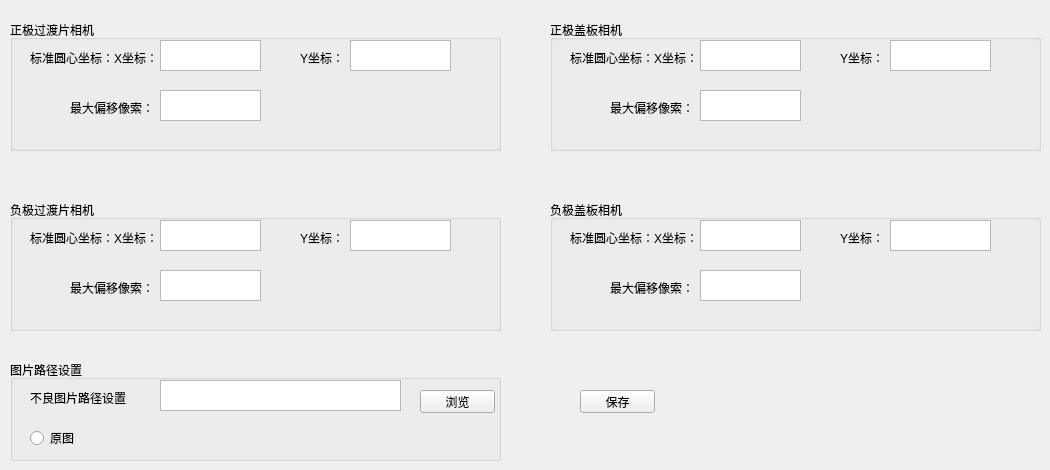
    <widget class="QWidget" name="tVisonPara">
     <attribute name="title">
      <string>检测设定</string>
     </attribute>
     <widget class="QGroupBox" name="groupBox_3">
      <property name="geometry">
       <rect>
        <x>10</x>
        <y>20</y>
        <width>491</width>
        <height>131</height>
       </rect>
      </property>
      <property name="title">
       <string>正极过渡片相机</string>
      </property>
      <widget class="QLabel" name="label_4">
       <property name="geometry">
        <rect>
         <x>20</x>
         <y>30</y>
         <width>131</width>
         <height>16</height>
        </rect>
       </property>
       <property name="text">
        <string>标准圆心坐标：X坐标：</string>
       </property>
      </widget>
      <widget class="QTextEdit" name="tPsheetStandX">
       <property name="geometry">
        <rect>
         <x>150</x>
         <y>20</y>
         <width>101</width>
         <height>31</height>
        </rect>
       </property>
      </widget>
      <widget class="QLabel" name="label_5">
       <property name="geometry">
        <rect>
         <x>290</x>
         <y>30</y>
         <width>51</width>
         <height>16</height>
        </rect>
       </property>
       <property name="text">
        <string>Y坐标：</string>
       </property>
      </widget>
      <widget class="QTextEdit" name="tPsheetStandY">
       <property name="geometry">
        <rect>
         <x>340</x>
         <y>20</y>
         <width>101</width>
         <height>31</height>
        </rect>
       </property>
      </widget>
      <widget class="QLabel" name="label_6">
       <property name="geometry">
        <rect>
         <x>60</x>
         <y>80</y>
         <width>91</width>
         <height>16</height>
        </rect>
       </property>
       <property name="text">
        <string>最大偏移像索：</string>
       </property>
      </widget>
      <widget class="QTextEdit" name="tPsheetBadValue">
       <property name="geometry">
        <rect>
         <x>150</x>
         <y>70</y>
         <width>101</width>
         <height>31</height>
        </rect>
       </property>
      </widget>
     </widget>
     <widget class="QGroupBox" name="groupBox_4">
      <property name="geometry">
       <rect>
        <x>550</x>
        <y>20</y>
        <width>491</width>
        <height>131</height>
       </rect>
      </property>
      <property name="title">
       <string>正极盖板相机</string>
      </property>
      <widget class="QLabel" name="label_13">
       <property name="geometry">
        <rect>
         <x>20</x>
         <y>30</y>
         <width>131</width>
         <height>16</height>
        </rect>
       </property>
       <property name="text">
        <string>标准圆心坐标：X坐标：</string>
       </property>
      </widget>
      <widget class="QTextEdit" name="tPplateStandX">
       <property name="geometry">
        <rect>
         <x>150</x>
         <y>20</y>
         <width>101</width>
         <height>31</height>
        </rect>
       </property>
      </widget>
      <widget class="QLabel" name="label_14">
       <property name="geometry">
        <rect>
         <x>290</x>
         <y>30</y>
         <width>51</width>
         <height>16</height>
        </rect>
       </property>
       <property name="text">
        <string>Y坐标：</string>
       </property>
      </widget>
      <widget class="QTextEdit" name="tPplateStandY">
       <property name="geometry">
        <rect>
         <x>340</x>
         <y>20</y>
         <width>101</width>
         <height>31</height>
        </rect>
       </property>
      </widget>
      <widget class="QLabel" name="label_15">
       <property name="geometry">
        <rect>
         <x>60</x>
         <y>80</y>
         <width>91</width>
         <height>16</height>
        </rect>
       </property>
       <property name="text">
        <string>最大偏移像索：</string>
       </property>
      </widget>
      <widget class="QTextEdit" name="tPplateBadValue">
       <property name="geometry">
        <rect>
         <x>150</x>
         <y>70</y>
         <width>101</width>
         <height>31</height>
        </rect>
       </property>
      </widget>
     </widget>
     <widget class="QGroupBox" name="groupBox_5">
      <property name="geometry">
       <rect>
        <x>10</x>
        <y>200</y>
        <width>491</width>
        <height>131</height>
       </rect>
      </property>
      <property name="title">
       <string>负极过渡片相机</string>
      </property>
      <widget class="QLabel" name="label_16">
       <property name="geometry">
        <rect>
         <x>20</x>
         <y>30</y>
         <width>131</width>
         <height>16</height>
        </rect>
       </property>
       <property name="text">
        <string>标准圆心坐标：X坐标：</string>
       </property>
      </widget>
      <widget class="QTextEdit" name="tNsheetStandX">
       <property name="geometry">
        <rect>
         <x>150</x>
         <y>20</y>
         <width>101</width>
         <height>31</height>
        </rect>
       </property>
      </widget>
      <widget class="QLabel" name="label_17">
       <property name="geometry">
        <rect>
         <x>290</x>
         <y>30</y>
         <width>51</width>
         <height>16</height>
        </rect>
       </property>
       <property name="text">
        <string>Y坐标：</string>
       </property>
      </widget>
      <widget class="QTextEdit" name="tNsheetStandY">
       <property name="geometry">
        <rect>
         <x>340</x>
         <y>20</y>
         <width>101</width>
         <height>31</height>
        </rect>
       </property>
      </widget>
      <widget class="QLabel" name="label_18">
       <property name="geometry">
        <rect>
         <x>60</x>
         <y>80</y>
         <width>91</width>
         <height>16</height>
        </rect>
       </property>
       <property name="text">
        <string>最大偏移像索：</string>
       </property>
      </widget>
      <widget class="QTextEdit" name="tNsheetBadValue">
       <property name="geometry">
        <rect>
         <x>150</x>
         <y>70</y>
         <width>101</width>
         <height>31</height>
        </rect>
       </property>
      </widget>
     </widget>
     <widget class="QGroupBox" name="groupBox_6">
      <property name="geometry">
       <rect>
        <x>550</x>
        <y>200</y>
        <width>491</width>
        <height>131</height>
       </rect>
      </property>
      <property name="title">
       <string>负极盖板相机</string>
      </property>
      <widget class="QLabel" name="label_37">
       <property name="geometry">
        <rect>
         <x>20</x>
         <y>30</y>
         <width>131</width>
         <height>16</height>
        </rect>
       </property>
       <property name="text">
        <string>标准圆心坐标：X坐标：</string>
       </property>
      </widget>
      <widget class="QTextEdit" name="tNplateStandX">
       <property name="geometry">
        <rect>
         <x>150</x>
         <y>20</y>
         <width>101</width>
         <height>31</height>
        </rect>
       </property>
      </widget>
      <widget class="QLabel" name="label_38">
       <property name="geometry">
        <rect>
         <x>290</x>
         <y>30</y>
         <width>51</width>
         <height>16</height>
        </rect>
       </property>
       <property name="text">
        <string>Y坐标：</string>
       </property>
      </widget>
      <widget class="QTextEdit" name="tNplateStandY">
       <property name="geometry">
        <rect>
         <x>340</x>
         <y>20</y>
         <width>101</width>
         <height>31</height>
        </rect>
       </property>
      </widget>
      <widget class="QLabel" name="label_39">
       <property name="geometry">
        <rect>
         <x>60</x>
         <y>80</y>
         <width>91</width>
         <height>16</height>
        </rect>
       </property>
       <property name="text">
        <string>最大偏移像索：</string>
       </property>
      </widget>
      <widget class="QTextEdit" name="tNplateBadValue">
       <property name="geometry">
        <rect>
         <x>150</x>
         <y>70</y>
         <width>101</width>
         <height>31</height>
        </rect>
       </property>
      </widget>
     </widget>
     <widget class="QGroupBox" name="groupBox_7">
      <property name="geometry">
       <rect>
        <x>10</x>
        <y>360</y>
        <width>491</width>
        <height>101</height>
       </rect>
      </property>
      <property name="title">
       <string>图片路径设置</string>
      </property>
      <widget class="QLabel" name="label_40">
       <property name="geometry">
        <rect>
         <x>20</x>
         <y>30</y>
         <width>131</width>
         <height>16</height>
        </rect>
       </property>
       <property name="text">
        <string>不良图片路径设置</string>
       </property>
      </widget>
      <widget class="QTextEdit" name="tNGpath">
       <property name="geometry">
        <rect>
         <x>150</x>
         <y>20</y>
         <width>241</width>
         <height>31</height>
        </rect>
       </property>
      </widget>
      <widget class="QPushButton" name="bSelectDoc">
       <property name="geometry">
        <rect>
         <x>410</x>
         <y>30</y>
         <width>75</width>
         <height>23</height>
        </rect>
       </property>
       <property name="text">
        <string>浏览</string>
       </property>
      </widget>
      <widget class="QRadioButton" name="rSize">
       <property name="geometry">
        <rect>
         <x>20</x>
         <y>70</y>
         <width>61</width>
         <height>16</height>
        </rect>
       </property>
       <property name="text">
        <string>原图</string>
       </property>
      </widget>
     </widget>
     <widget class="QPushButton" name="bsave3">
      <property name="geometry">
       <rect>
        <x>580</x>
        <y>390</y>
        <width>75</width>
        <height>23</height>
       </rect>
      </property>
      <property name="text">
       <string>保存</string>
      </property>
     </widget>
    </widget>
